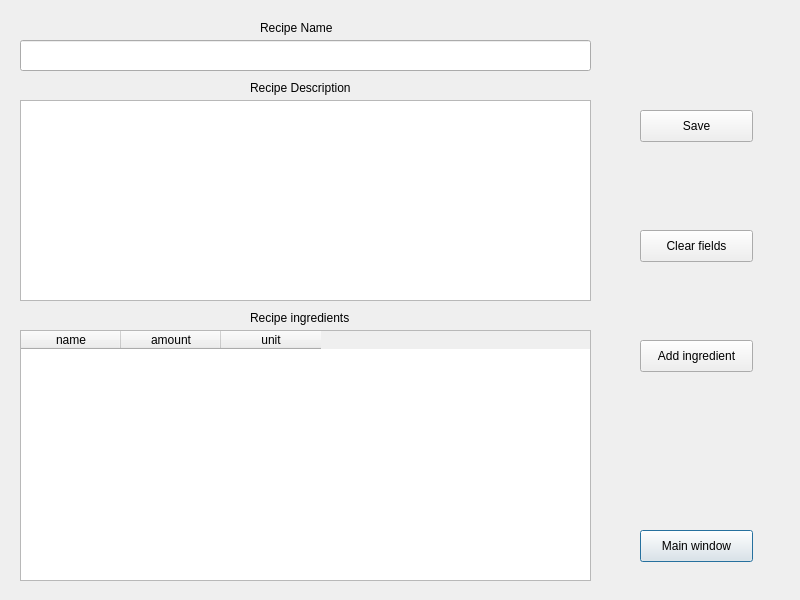
<?xml version="1.0" encoding="UTF-8"?>
<ui version="4.0">
 <class>RecipeDialog</class>
 <widget class="QDialog" name="RecipeDialog">
  <property name="geometry">
   <rect>
    <x>0</x>
    <y>0</y>
    <width>800</width>
    <height>600</height>
   </rect>
  </property>
  <property name="windowTitle">
   <string>Dialog</string>
  </property>
  <widget class="QPushButton" name="returnButton">
   <property name="geometry">
    <rect>
     <x>640</x>
     <y>530</y>
     <width>113</width>
     <height>32</height>
    </rect>
   </property>
   <property name="text">
    <string>Main window</string>
   </property>
  </widget>
  <widget class="QLabel" name="nameLabel">
   <property name="geometry">
    <rect>
     <x>260</x>
     <y>20</y>
     <width>91</width>
     <height>16</height>
    </rect>
   </property>
   <property name="text">
    <string>Recipe Name</string>
   </property>
  </widget>
  <widget class="QLabel" name="descriptionLabel">
   <property name="geometry">
    <rect>
     <x>250</x>
     <y>80</y>
     <width>121</width>
     <height>16</height>
    </rect>
   </property>
   <property name="text">
    <string>Recipe Description</string>
   </property>
  </widget>
  <widget class="QLabel" name="ingredientsLabel">
   <property name="geometry">
    <rect>
     <x>250</x>
     <y>310</y>
     <width>121</width>
     <height>16</height>
    </rect>
   </property>
   <property name="text">
    <string>Recipe ingredients</string>
   </property>
  </widget>
  <widget class="QPushButton" name="saveButton">
   <property name="geometry">
    <rect>
     <x>640</x>
     <y>110</y>
     <width>113</width>
     <height>32</height>
    </rect>
   </property>
   <property name="text">
    <string>Save</string>
   </property>
  </widget>
  <widget class="QTextEdit" name="descriptionField">
   <property name="geometry">
    <rect>
     <x>20</x>
     <y>100</y>
     <width>571</width>
     <height>201</height>
    </rect>
   </property>
  </widget>
  <widget class="QLineEdit" name="nameField">
   <property name="geometry">
    <rect>
     <x>20</x>
     <y>40</y>
     <width>571</width>
     <height>31</height>
    </rect>
   </property>
  </widget>
  <widget class="QTableWidget" name="ingredientsField">
   <property name="geometry">
    <rect>
     <x>20</x>
     <y>330</y>
     <width>571</width>
     <height>251</height>
    </rect>
   </property>
   <property name="sizeAdjustPolicy">
    <enum>QAbstractScrollArea::AdjustToContents</enum>
   </property>
   <property name="rowCount">
    <number>0</number>
   </property>
   <property name="columnCount">
    <number>3</number>
   </property>
   <column>
    <property name="text">
     <string>name</string>
    </property>
   </column>
   <column>
    <property name="text">
     <string>amount</string>
    </property>
   </column>
   <column>
    <property name="text">
     <string>unit</string>
    </property>
   </column>
  </widget>
  <widget class="QPushButton" name="addRowButton">
   <property name="geometry">
    <rect>
     <x>640</x>
     <y>340</y>
     <width>113</width>
     <height>32</height>
    </rect>
   </property>
   <property name="text">
    <string>Add ingredient</string>
   </property>
  </widget>
  <widget class="QPushButton" name="clearButton">
   <property name="geometry">
    <rect>
     <x>640</x>
     <y>230</y>
     <width>113</width>
     <height>32</height>
    </rect>
   </property>
   <property name="text">
    <string>Clear fields</string>
   </property>
  </widget>
 </widget>
 <resources/>
 <connections/>
</ui>
